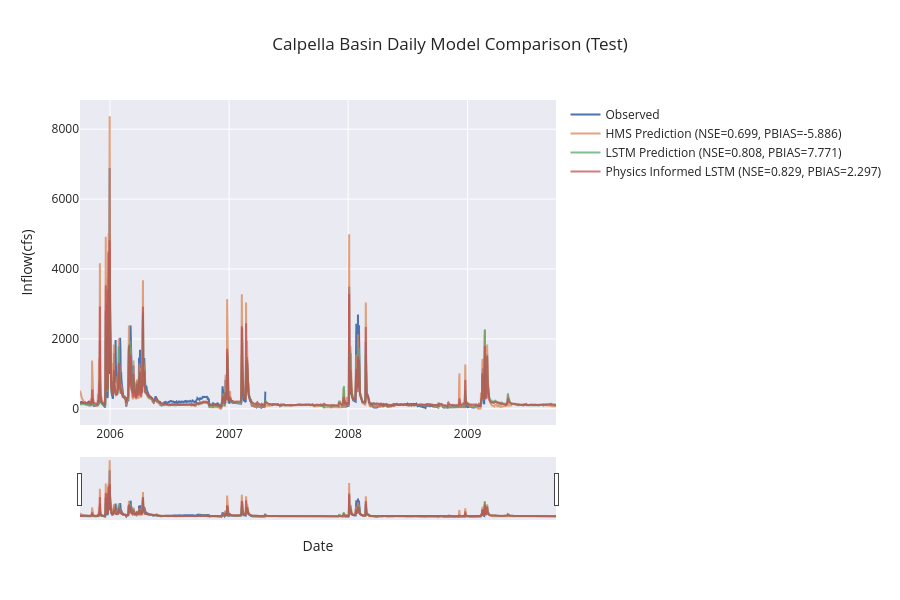

Here is the notebook cell this chart was saved with:
### Code cell
if not skip_best_model_test:
    plot_timeseries_comparison(source=(no_physics_test_csv, physics_test_csv, path_to_physics_data), title="Calpella Basin Daily Model Comparison (Test)", backend="plotly", metrics=["NSE", "PBIAS"], metrics_out="calpella_daily_test_metrics.csv", ts_out="calpella_daily_test_combined_ts.csv", fig_out="calpella_daily_test_model_comparison.png", legend_font=12, axis_font=22)
else:
    plot_timeseries_comparison(source=combined_df, title="Calpella Basin Daily Model Comparison (Test)", backend="plotly", metrics=["NSE", "PBIAS"], metrics_out="calpella_daily_test_metrics.csv", ts_out="calpella_daily_test_combined_ts.csv", fig_out="calpella_daily_test_model_comparison.png", legend_font=12, axis_font=22)

### Figure 1 — Plotly figure (JSON) as saved in the notebook; plotly's stock layout.template omitted (floating-point values rounded to 4 significant figures; data arrays with more than 128 entries replaced by an {"elided": "..."} marker saying what was removed)
{"data": [{"line": {"width": 2}, "mode": "lines", "name": "Observed", "x": {"elided": "1460 str values"}, "y": {"elided": "1460 float values"}, "type": "scatter"}, {"line": {"width": 2}, "mode": "lines", "name": "HMS Prediction (NSE=0.699, PBIAS=-5.886)", "opacity": 0.75, "x": {"elided": "1460 str values"}, "y": {"elided": "1460 float values"}, "type": "scatter"}, {"line": {"width": 2}, "mode": "lines", "name": "LSTM Prediction (NSE=0.808, PBIAS=7.771)", "opacity": 0.75, "x": {"elided": "1460 str values"}, "y": {"elided": "1460 float values"}, "type": "scatter"}, {"line": {"width": 2}, "mode": "lines", "name": "Physics Informed LSTM (NSE=0.829, PBIAS=2.297)", "opacity": 0.75, "x": {"elided": "1460 str values"}, "y": {"elided": "1460 float values"}, "type": "scatter"}], "layout": {"legend": {"font": {"size": 12}, "x": 1.02, "y": 1, "xanchor": "left", "yanchor": "top", "bgcolor": "rgba(0,0,0,0)"}, "xaxis": {"rangeslider": {"visible": true}, "title": {"text": "Date"}, "type": "date"}, "margin": {"r": 300}, "title": {"text": "Calpella Basin Daily Model Comparison (Test)"}, "height": 600, "yaxis": {"title": {"text": "Inflow(cfs)"}}, "hovermode": "x unified"}}
